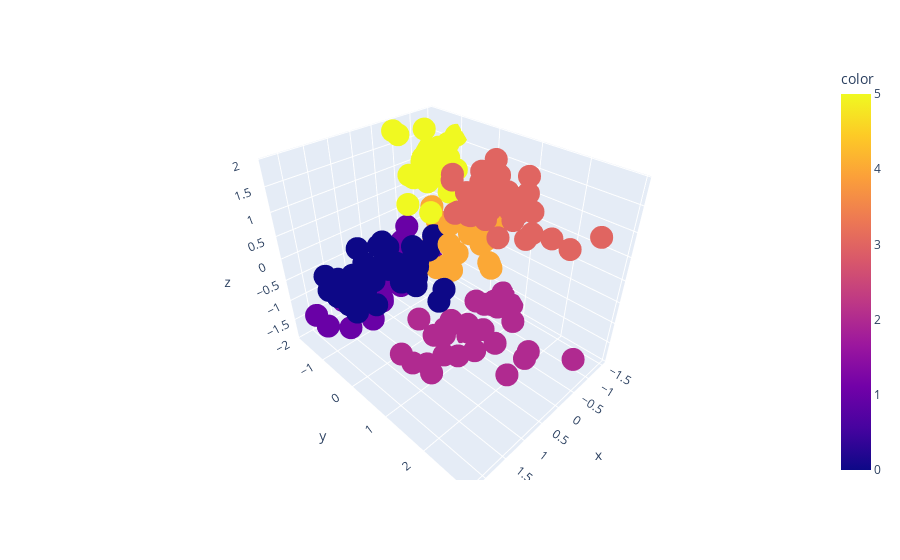

This figure's notebook cell:
### Code cell
# Plotting the clusters in 3D
plot_3d_clusters(HS_df_modified.values, run_hierarchical_clustering(HS_df_modified, 6, 'ward'))

### Figure 1 — Plotly figure (JSON) as saved in the notebook; plotly's stock layout.template omitted (floating-point values rounded to 4 significant figures; data arrays with more than 128 entries replaced by an {"elided": "..."} marker saying what was removed)
{"data": [{"hovertemplate": "x=%{x}<br>y=%{y}<br>z=%{z}<br>color=%{marker.color}<extra></extra>", "legendgroup": "", "marker": {"color": {"elided": "200 int values"}, "coloraxis": "coloraxis", "symbol": "circle"}, "mode": "markers", "name": "", "scene": "scene", "showlegend": false, "type": "scatter3d", "x": {"elided": "200 float values"}, "y": {"elided": "200 float values"}, "z": {"elided": "200 float values"}}], "layout": {"coloraxis": {"colorbar": {"title": {"text": "color"}}, "colorscale": [[0, "#0d0887"], [0.1111, "#46039f"], [0.2222, "#7201a8"], [0.3333, "#9c179e"], [0.4444, "#bd3786"], [0.5556, "#d8576b"], [0.6667, "#ed7953"], [0.7778, "#fb9f3a"], [0.8889, "#fdca26"], [1, "#f0f921"]]}, "legend": {"tracegroupgap": 0}, "margin": {"t": 60}, "scene": {"domain": {"x": [0, 1], "y": [0, 1]}, "xaxis": {"title": {"text": "x"}}, "yaxis": {"title": {"text": "y"}}, "zaxis": {"title": {"text": "z"}}}}}
